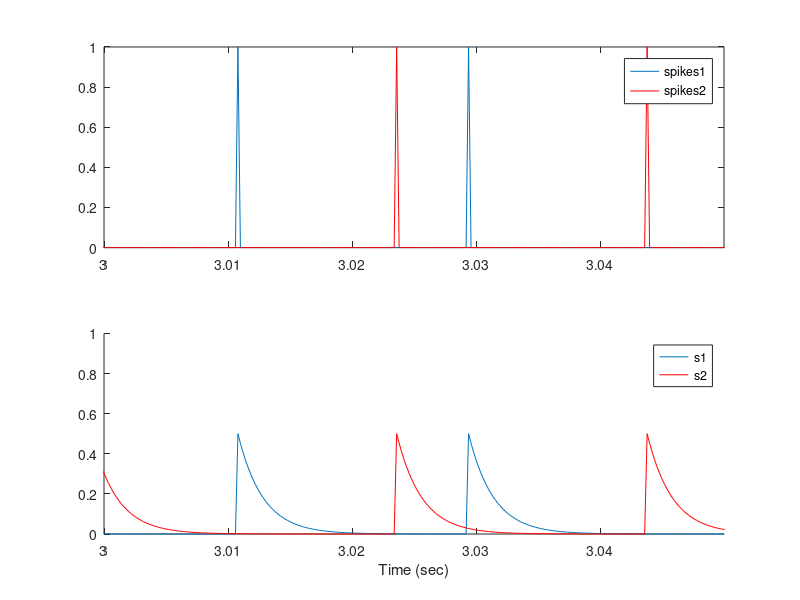

This figure's MATLAB source:
% coupled_LIF.m
% This code has 2 leaky integrate and fire neuron with
% added noise term scaled by sigma.
% neurons are coupled by synapses with simple 
% exponential decay time constant.

clear
clf

E=-70e-3;           % Leak potential
Rm=10e6;            % Membrane resistance
tau_m=10e-3;        % Membrane time constant
Vth=-54e-3;         % Threshold
Vreset=-80e-3;      % Reset voltage
Iappmax = 2e-9;     % Maximum value of applied current

Esyn12 = 0e-3;         % Reversal potential for synapse
Esyn21 = 0e-3;         % Use 0 for excitatory and -70e-3 for inhibitory

g21 = 1e-8;         % Conductance of synapse from 2 to 1
g12 = 1e-8;         % Conductance of synapse from 1 to 2

tau_s1 = 0.002;     % time constant of synapse from 1 to 2
tau_s2 = 0.002;     % time constant of synapse from 2 to 1

delta_s = 0.5;      % fraction of receptors opened by one spike

sigma = 1e-7;       % sigma scales the noise term
% 1e-8 is low noise
% 5e-7 is very high noise

dt=0.0002
tmax=5;             % Maximum time used to calculate rate
tpulse=0.0;         % This starts the pulse at the beginning of the trial
lengthpulse=tmax-tpulse; % and finishes it at the end of the trial.

Nt=tmax/dt +1;      % Nt is number of time points
T=0:dt:tmax;        % Time vector

Iapp = 2e-9;     % Maximum current used

I=zeros(size(T));
I1=zeros(size(T));
I2=zeros(size(T));
V1=zeros(size(T));
V2=zeros(size(T));
s1=zeros(size(T));
s2=zeros(size(T));

noise = randn(2,length(T))*sigma*sqrt(dt);

V1(1)=E;                 % Begin at rest (leak) voltage
V2(1)=E;                 % Begin at rest (leak) voltage
tref=0.002;
lastspike1=-2*tref;      % Begin outside the last refractory period
lastspike2=-2*tref;      % Begin outside the last refractory period
spikes1=zeros(size(T));
spikes2=zeros(size(T));

for i = tpulse/dt+1 : (tpulse+lengthpulse)/dt
    I(i) = Iapp;     % Set the current pulse
end;

for i = 2:Nt;
    I1(i-1) = I(i-1) + g21*s2(i-1)*(Esyn21-V1(i-1));
    V1_inf = E+Rm*(I1(i-1)+noise(1,i-1)); % Steady state voltage with noise term
    V1(i) = V1_inf + (V1(i-1) - V1_inf)*exp(-dt/tau_m); % Integration step

    I2(i-1) = I(i-1) + g12*s1(i-1)*(Esyn12-V2(i-1));
    V2_inf = E+Rm*(I2(i-1)+noise(2,i-1)); % Steady state voltage with noise term
    V2(i) = V2_inf + (V2(i-1) - V2_inf)*exp(-dt/tau_m); % Integration step

    s1(i) = s1(i-1)*exp(-dt/tau_s1);
    s2(i) = s2(i-1)*exp(-dt/tau_s2);
    
    if ( T(i) < lastspike1 + tref ) % is still in the refractory period
        V1(i) = Vreset;             % keep at reset
    end
    if V1(i) > Vth       % if voltage is above threshold
        V1(i) = Vreset;  % set to reset
        spikes1(i) = 1;  % record a spike
        lastspike1=T(i); % time of last spike
        s1(i) = s1(i)+delta_s*(1-s1(i));    % Increase synaptic gating variable
    end
    
    if ( T(i) < lastspike2 + tref ) % is still in the refractory period
        V2(i) = Vreset;             % keep at reset
    end
    if V2(i) > Vth       % if voltage is above threshold
        V2(i) = Vreset;  % set to reset
        spikes2(i) = 1;  % record a spike
        lastspike2=T(i); % time of last spike
        s2(i) = s2(i)+delta_s*(1-s2(i));    % Increase synaptic gating variable
    end
end;    % end of time loop, for i = 2:Nt

figure(2)
subplot(2,1,1)
plot(T,spikes1)
axis([3 3.05 0 1])
hold on
plot(T,spikes2,'r')
legend('spikes1', 'spikes2')
subplot(2,1,2)
axis([3 3.05 0 1])
hold on
plot(T,s1)
plot(T,s2,'r')
legend('s1', 's2')
xlabel('Time (sec)')
